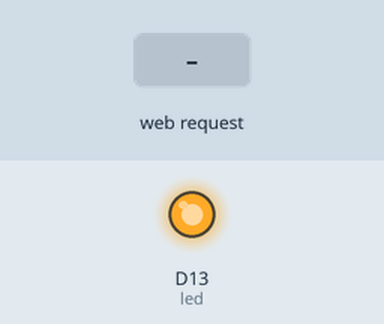
A sketch run on a simulated Arduino MKR. On the bench: output pins drawn as LEDs (lit = HIGH). The inputs (shaded band) are chosen by the test bench. WiFi joins after 1.5 s; servers stay silent unless stated; not simulated (calls return 0 or success): arduino_secrets.h; what the sketch prints to the serial monitor is not drawn.

Above: at 11.6 s.
At 13.3 s:
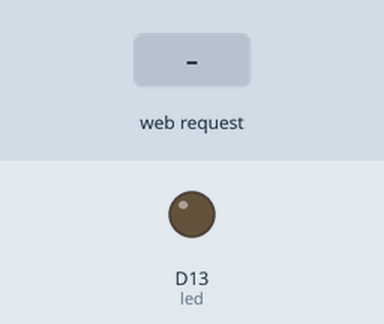
13.4 s: HTTP request GET /led received
14.9 s: HTTP request GET /true received
Timing chart, 0 to 17.9 s (numbered marks = the images above; inputs shaded):
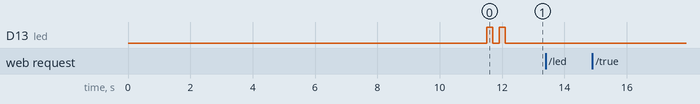

Measured:
- after the input at 13.4 s, every drawn part: stays the same
- after the input at 14.9 s, every drawn part: stays the same

The sketch:

MKR_html_api_serve.ino
```cpp
const int led = 13;
const int button = 7;

void setup() {
  pinMode(led, OUTPUT);
  pinMode(button, INPUT);
  digitalWrite(led, LOW);
  Serial.begin(9600);
  setupWifi();
}

void loop() {
  wifiListen();
}
```

index.h
```cpp
const char MAIN_page[] PROGMEM = R"=====(

<html>
  <head>
    <title> Serve Html & Api MKR1000 </title>
    <style>
    body {
      background-color: #ccc;
      font-family: sans-serif;
    }
    </style>
  </head>
<body>
  <center>
    <h1> Serve Html & Api MKR1000 </h1>
    <input type="checkbox" id="led" onclick="api()"> LED state
    </br></br>
    <span id="btn" style="padding: 5px;"></span>
  </center>
  <script>
    const api = function() {
      fetch("http://192.168.1.125/", {
        headers: {
          "led": led.checked
        }
      })
        .then( res => res.text() )
        .then( data => {
          console.log("response data: ", data)
          const btnState = data.split("=")[1].trim()
          btn.innerHTML = btnState == "1" ? "!Button PRESSED!" :" ...button not pressed"
          btn.style.backgroundColor =  btnState == "1" ? "black" : "white"
          btn.style.color =  btnState == "1" ? "white" : "black"

        })
        .catch( err => console.log("oops, looks like we got an error: ", err))
    }
    setInterval(function(){
      api()
    },1000)
  </script>
</body>
</html>

)=====";
```

wifi.ino
```cpp
#include <SPI.h>
#include <WiFi101.h>

#include "arduino_secrets.h"
#include "index.h"

char ssid[] = SECRET_SSID;
char pass[] = SECRET_PASS;
int keyIndex = 0;
int status = WL_IDLE_STATUS;

WiFiServer server(80);

void setupWifi() {

  while (status != WL_CONNECTED) {
    Serial.print("Attempting to connect to SSID: ");
    Serial.println(ssid);
    status = WiFi.begin(ssid, pass);
    delay(10000);
  }

  server.begin();
  printWiFiStatus();

}

void wifiListen() {
  WiFiClient client = server.available();
  if (client) {
    Serial.println("\n - - - new client- - - \n");
    boolean currentLineIsBlank = true;
    String line = "";
    while (client.connected()) {
      if (client.available()) {
        char c = client.read();
        Serial.write(c);
        line += c;
        if (c == '\n') {
          const int split = line.indexOf(":");
          String key = line.substring(0, split);
          String value = line.substring(split+2, line.length() - 2 );
          if ( key == "led" ) {
            if ( value == "true" ) {
              digitalWrite(led, HIGH);
            } else {
              digitalWrite(led, LOW);
            }
            int buttonState = digitalRead(button);
            String api_response = "button=" + String(buttonState);
            Serial.println("\n Response Data: ");
            Serial.println(api_response);
            client.println(api_response);
            break;
          }
          line = "";
        }
        if (c == '\n' && currentLineIsBlank) {
          String s = MAIN_page;
          client.println(s);
          break;
        }
        if (c == '\n') {
          currentLineIsBlank = true;
        }
        else if (c != '\r') {
          currentLineIsBlank = false;
        }
      }
    }
    delay(1);
    client.stop();
    Serial.println("- - - client disconnected - - -\n");
  }
}


void printWiFiStatus() {
  // print the SSID of the network you're attached to:
  Serial.print("SSID: ");
  Serial.println(WiFi.SSID());

  // print your WiFi shield's IP address:
  IPAddress ip = WiFi.localIP();
  Serial.print("IP Address: ");
  Serial.println(ip);

  // print the received signal strength:
  long rssi = WiFi.RSSI();
  Serial.print("signal strength (RSSI):");
  Serial.print(rssi);
  Serial.println(" dBm");

  digitalWrite(led, HIGH); delay(200);
  digitalWrite(led, LOW); delay(200);
  digitalWrite(led, HIGH); delay(200);
  digitalWrite(led, LOW);

}
```
